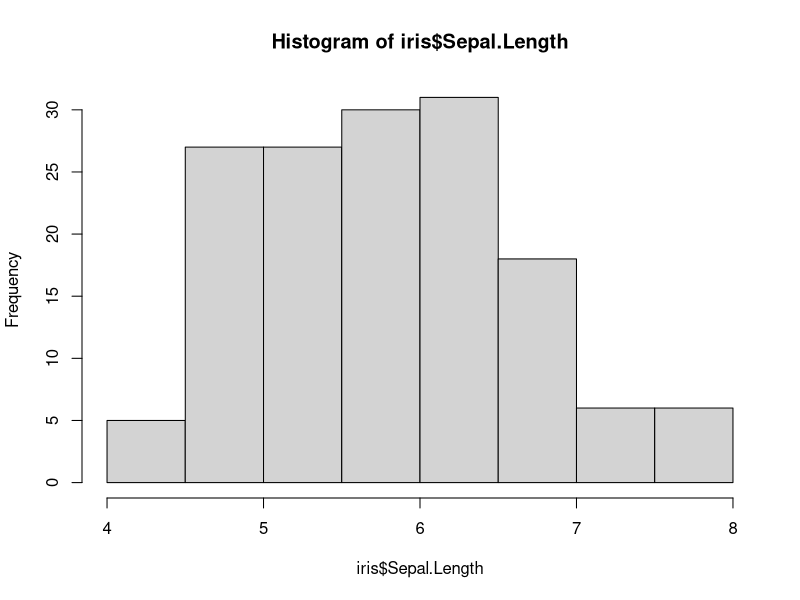
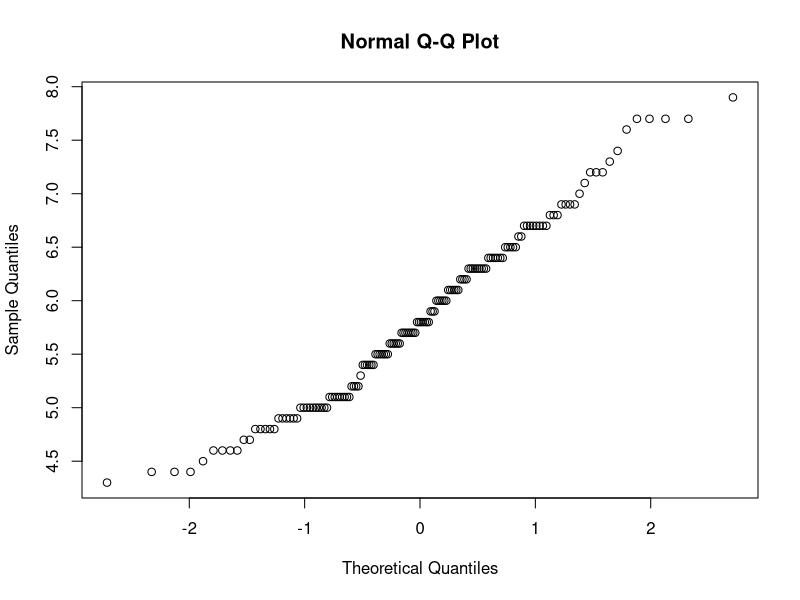
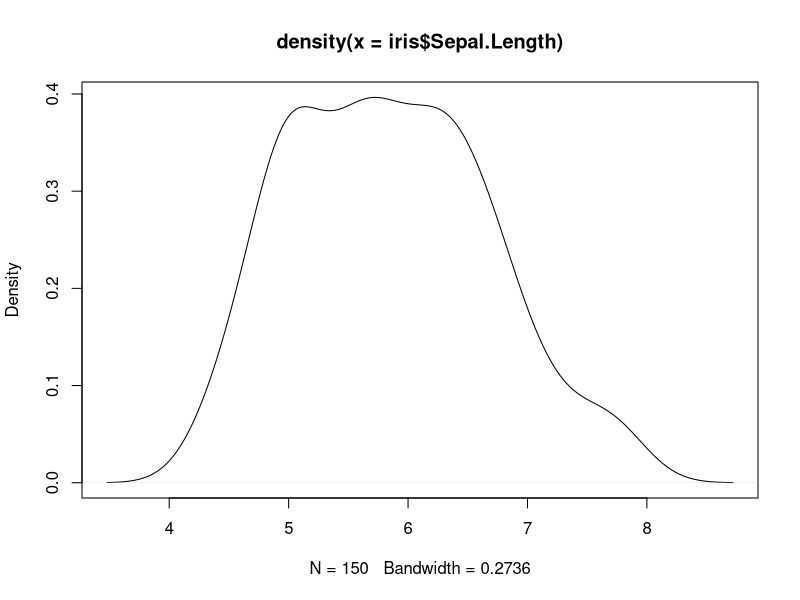
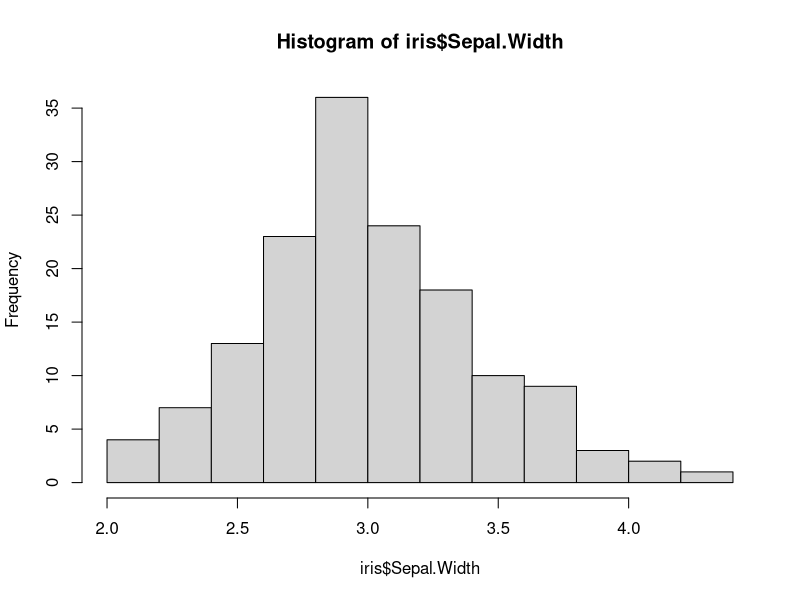
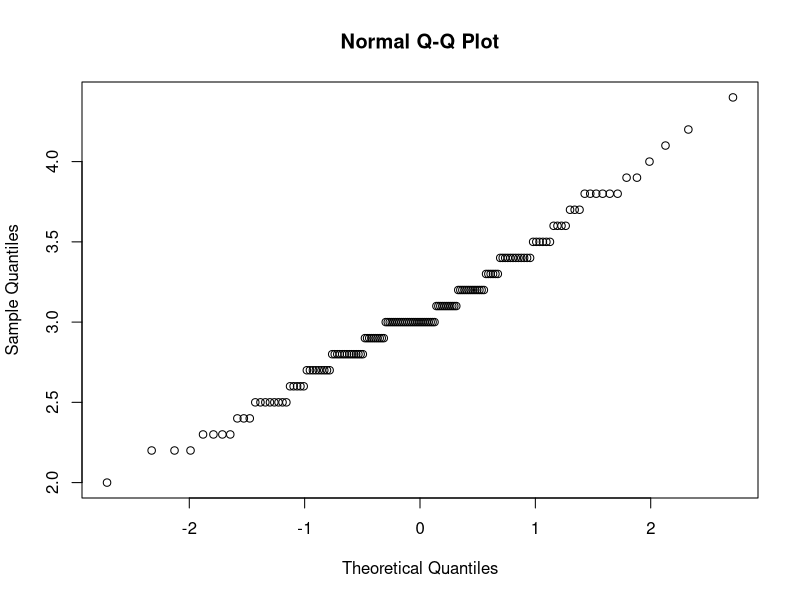
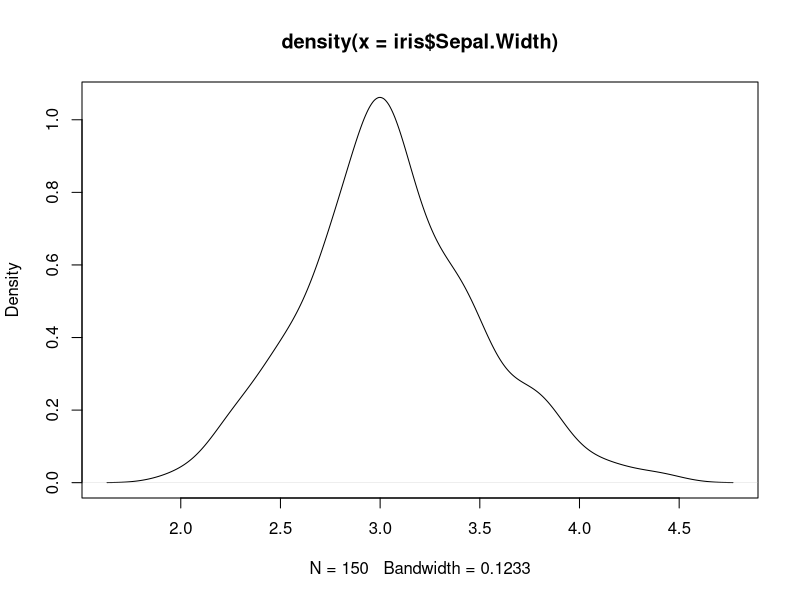
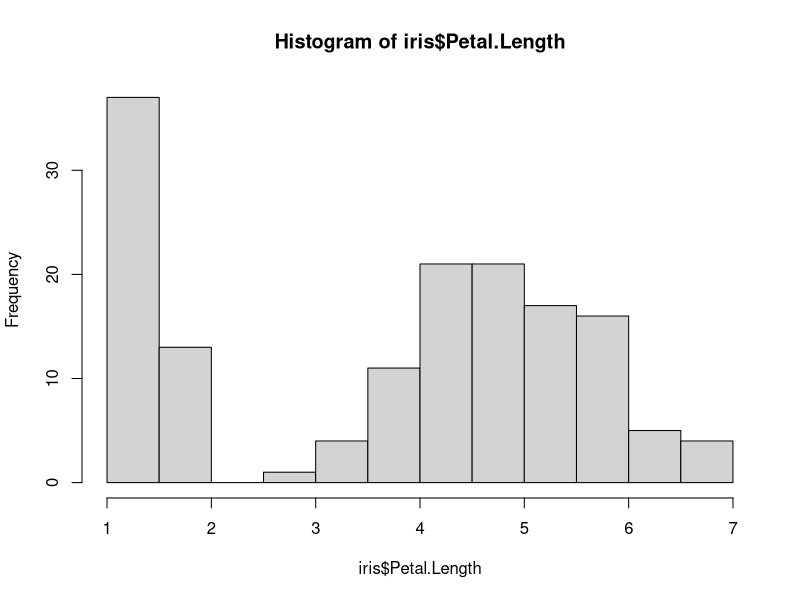
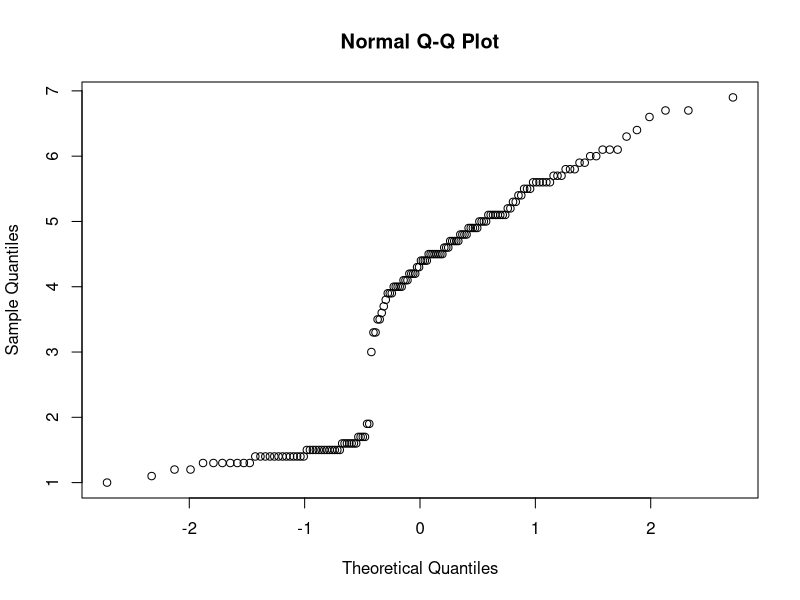

The R source for these figures, in order:
## ---- chunk 1
iris
hist(iris$Sepal.Length)
qqnorm(iris$Sepal.Length)
x <- density(iris$Sepal.Length)
plot(x)
## ---- chunk 2
shapiro.test(iris$Sepal.Length)
## ---- chunk 3
hist(iris$Sepal.Width)
qqnorm(iris$Sepal.Width)
y <- density(iris$Sepal.Width)
plot(y)
shapiro.test(iris$Sepal.Width)
## ---- chunk 4
hist(iris$Petal.Length)
qqnorm(iris$Petal.Length)
z <- density(iris$Petal.Length)
plot(z)
shapiro.test(iris$Petal.Length)
## ---- chunk 5
hist(iris$Petal.Width)
qqnorm(iris$Petal.Width)
z1 <- density(iris$Petal.Width)
plot(z1)
shapiro.test(iris$Petal.Width)
## ---- chunk 6
t.test(iris$Sepal.Length, mu=0)
## ---- chunk 7
t.test(iris$Sepal.Length, iris$Sepal.Width)
boxplot(iris$Sepal.Length)
boxplot(iris$Sepal.Width)
## ---- chunk 8
x <- subset(iris, iris$Species=="virginica" | iris$Species=="setosa")
x
t.test(x$Sepal.Length ~ x$Species)
## ---- chunk 9
t.test(x$Sepal.Length, x$Sepal.Width, paired = TRUE)
